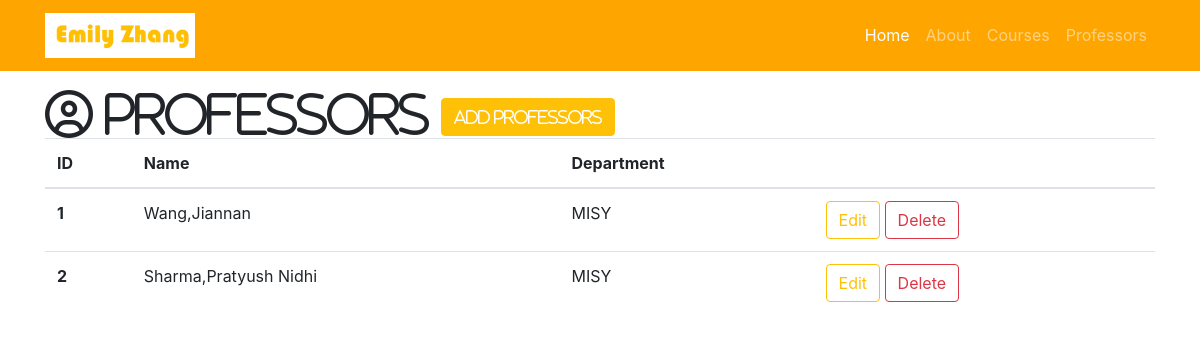
/professors, run on an earlier commit of the app's database.
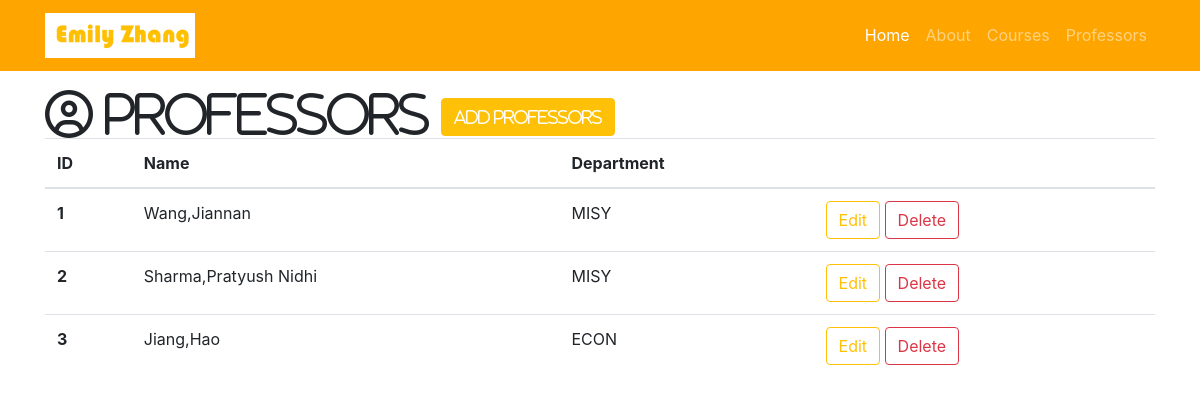
And on a later commit of the database.
### resume.py (models this page shows)
class Professor(db.Model):
    __tablename__ = 'professors'
    id = db.Column(db.Integer, primary_key=True)
    name = db.Column(db.String(64))
    department = db.Column(db.String(64))
    courses = db.relationship('Course', backref='professor', cascade="delete")

### resume.py (the view)
@app.route('/professors')
def professors():
    professors = Professor.query.all()
    return render_template('professors.html', professors=professors)

### templates/professors.html (shortened to what this page needs)
{% extends "resume-base.html" %}
 {% block head %}
{{ super () }}
{% endblock %}
{% block page_content %}
<div class="container">
  <i class="fa fa-user-circle-o fa-3x" aria-hidden="true"> Professors
  <a id="add" href="/professor/add" class="btn btn-warning" role="button" aria-disabled="true">Add Professors</a>
</i> {% if professors %}
  <table class="table">
    <thead>
      <tr>
        <th>ID</th>
        <th>Name</th>
        <th>Department</th>
        <th></th>
      </tr>
    </thead>
    <tbody>
      {% for professor in professors %}
      <tr>
        <th scope="row">{{ professor.id }}</th>
        <td>{{ professor.name }}</td>
        <td>{{ professor.department }}</td>
        <td>
          <a href="/professor/edit/{{professor.id}}" class="btn btn-outline-warning" role="button" aria-disabled="true">Edit</a>
          <a href="/professor/delete/{{professor.id}}" class="btn btn-outline-danger" role="button">Delete</a>
        </td>
      </tr>
      {% endfor%}
    </tbody>
  </table>
  {% else %}
  <h3>there is no professors in the database yet.</h3> {% endif %}
</div>
{% endblock%}

What changed in the data, as far as the page shows it:
added Professor: id "3", name "Jiang,Hao", department "ECON"
